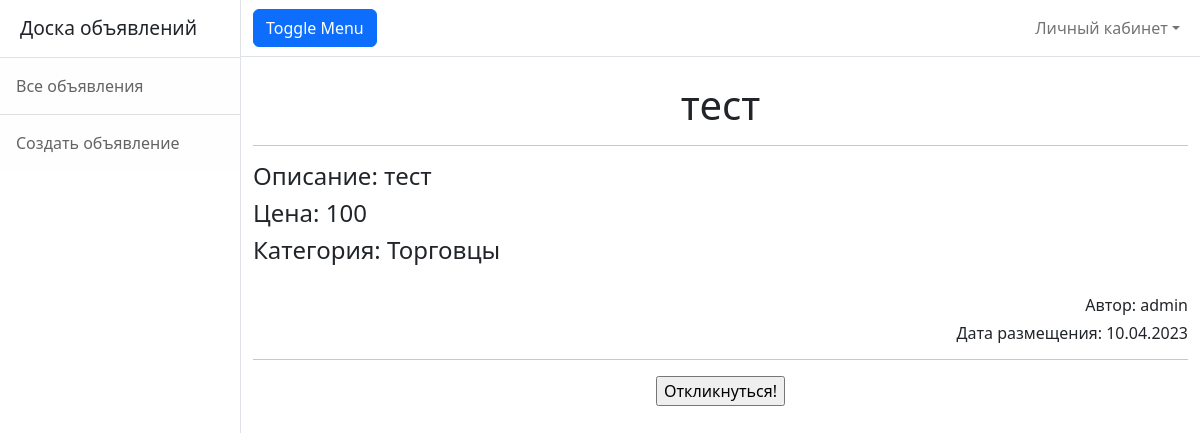
/2, run on the app's committed database.
### app/models.py (models this page shows, shortened)
class Announcement(models.Model):  # Объявления
    title = models.CharField(max_length=255)
    description = models.TextField()  #TODO
    cost = models.IntegerField(default=0)
    datetime = models.DateTimeField(auto_now_add=True)
    author = models.ForeignKey(User, on_delete=models.CASCADE)
    category = models.ForeignKey(Category, on_delete=models.CASCADE)

class Category(models.Model):  # Категории объявлений
    name = models.CharField(max_length = 32, unique=True)
    def __str__(self) -> str:
        return self.name

### app/views.py (the view, shortened to what this page needs)
# urls.py: path('<int:pk>', AnnouncementDetailed.as_view(), name='announcement_detailed'),
class AnnouncementDetailed(DetailView):
    model = Announcement
    template_name = 'announcement_detailed.html'
    context_object_name = 'announcement_detailed'

### templates/announcement_detailed.html (shortened to what this page needs)
{% extends 'flatpages/default.html' %}
{% block content %}
<br>
<div align="center">
    <h1>{{ announcement_detailed.title }}</h1>
    <hr>
    <div align="left">
        <h4>Описание: {{ announcement_detailed.description }}</h4>
        <h4>Цена: {{ announcement_detailed.cost }}</h4>
        <h4>Категория: {{ announcement_detailed.category }}</h4>
        <br>
        <div align="right">
            <h6>Автор: {{ announcement_detailed.author }}</h6>
            <h6>Дата размещения: {{ announcement_detailed.datetime|date:"d.m.Y" }}</h6>
        </div>
    </div>
    <hr>
    {% if announcement_detailed.author != request.user %}
        <form action="{% url 'answer' announcement_detailed.id %}" method="post">
            <input type="submit" value="Откликнуться!" />
        </form>
    {% else %}
        <form action="{{ announcement_detailed.id }}/change_announcement">
            <input type="submit" value="Изменить объявление" />
       </form>
    {% endif %}
</div>
{% endblock content %}

### data on the page
Announcement: title "тест", description "тест", cost "100", category "Торговцы", author "admin", datetime "10.04.2023"
